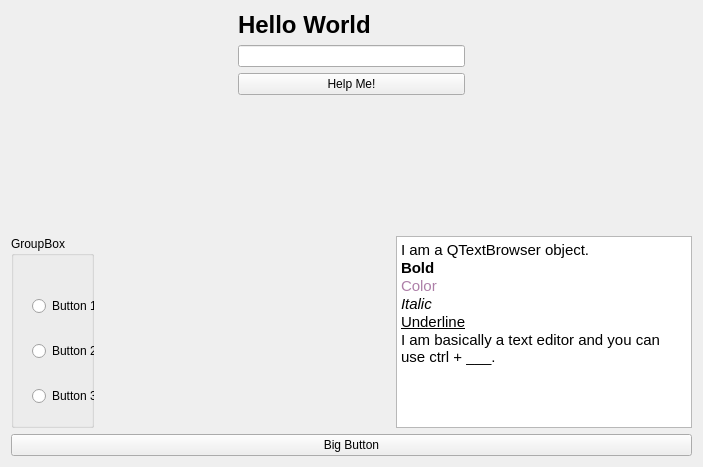
<?xml version="1.0" encoding="UTF-8"?>
<ui version="4.0">
 <class>Widget</class>
 <widget class="QWidget" name="Widget">
  <property name="geometry">
   <rect>
    <x>0</x>
    <y>0</y>
    <width>703</width>
    <height>467</height>
   </rect>
  </property>
  <property name="windowTitle">
   <string>Widget</string>
  </property>
  <layout class="QHBoxLayout" name="horizontalLayout_3">
   <item>
    <layout class="QVBoxLayout" name="verticalLayout_2">
     <item>
      <layout class="QHBoxLayout" name="horizontalLayout">
       <item>
        <spacer name="horizontalSpacer">
         <property name="orientation">
          <enum>Qt::Horizontal</enum>
         </property>
         <property name="sizeHint" stdset="0">
          <size>
           <width>40</width>
           <height>20</height>
          </size>
         </property>
        </spacer>
       </item>
       <item>
        <layout class="QVBoxLayout" name="VBoxHelloWorld">
         <item>
          <widget class="QLabel" name="titleLabel">
           <property name="font">
            <font>
             <pointsize>18</pointsize>
             <weight>75</weight>
             <bold>true</bold>
            </font>
           </property>
           <property name="text">
            <string>Hello World</string>
           </property>
          </widget>
         </item>
         <item>
          <widget class="QLineEdit" name="lineEdit"/>
         </item>
         <item>
          <widget class="QPushButton" name="helpMePushButton">
           <property name="text">
            <string>Help Me!</string>
           </property>
          </widget>
         </item>
        </layout>
       </item>
       <item>
        <spacer name="horizontalSpacer_2">
         <property name="orientation">
          <enum>Qt::Horizontal</enum>
         </property>
         <property name="sizeHint" stdset="0">
          <size>
           <width>40</width>
           <height>20</height>
          </size>
         </property>
        </spacer>
       </item>
      </layout>
     </item>
     <item>
      <spacer name="verticalSpacer">
       <property name="orientation">
        <enum>Qt::Vertical</enum>
       </property>
       <property name="sizeHint" stdset="0">
        <size>
         <width>20</width>
         <height>40</height>
        </size>
       </property>
      </spacer>
     </item>
     <item>
      <layout class="QHBoxLayout" name="horizontalLayout_2">
       <item>
        <widget class="QGroupBox" name="groupBox">
         <property name="title">
          <string>GroupBox</string>
         </property>
         <widget class="QWidget" name="">
          <property name="geometry">
           <rect>
            <x>10</x>
            <y>30</y>
            <width>191</width>
            <height>171</height>
           </rect>
          </property>
          <layout class="QVBoxLayout" name="verticalLayout">
           <item>
            <widget class="QRadioButton" name="radioButton_1">
             <property name="text">
              <string>Button 1</string>
             </property>
            </widget>
           </item>
           <item>
            <widget class="QRadioButton" name="radioButton_2">
             <property name="text">
              <string>Button 2</string>
             </property>
            </widget>
           </item>
           <item>
            <widget class="QRadioButton" name="radioButton_3">
             <property name="text">
              <string>Button 3</string>
             </property>
            </widget>
           </item>
          </layout>
         </widget>
        </widget>
       </item>
       <item>
        <spacer name="horizontalSpacer_3">
         <property name="orientation">
          <enum>Qt::Horizontal</enum>
         </property>
         <property name="sizeHint" stdset="0">
          <size>
           <width>40</width>
           <height>20</height>
          </size>
         </property>
        </spacer>
       </item>
       <item>
        <widget class="QTextBrowser" name="textBrowser">
         <property name="html">
          <string>&lt;!DOCTYPE HTML PUBLIC &quot;-//W3C//DTD HTML 4.0//EN&quot; &quot;http://www.w3.org/TR/REC-html40/strict.dtd&quot;&gt;
&lt;html&gt;&lt;head&gt;&lt;meta name=&quot;qrichtext&quot; content=&quot;1&quot; /&gt;&lt;style type=&quot;text/css&quot;&gt;
p, li { white-space: pre-wrap; }
&lt;/style&gt;&lt;/head&gt;&lt;body style=&quot; font-family:'Cantarell'; font-size:11pt; font-weight:400; font-style:normal;&quot;&gt;
&lt;p style=&quot; margin-top:0px; margin-bottom:0px; margin-left:0px; margin-right:0px; -qt-block-indent:0; text-indent:0px;&quot;&gt;I am a QTextBrowser object.&lt;/p&gt;
&lt;p style=&quot; margin-top:0px; margin-bottom:0px; margin-left:0px; margin-right:0px; -qt-block-indent:0; text-indent:0px;&quot;&gt;&lt;span style=&quot; font-weight:600;&quot;&gt;Bold&lt;/span&gt;&lt;/p&gt;
&lt;p style=&quot; margin-top:0px; margin-bottom:0px; margin-left:0px; margin-right:0px; -qt-block-indent:0; text-indent:0px;&quot;&gt;&lt;span style=&quot; color:#ad7fa8;&quot;&gt;Color&lt;/span&gt;&lt;/p&gt;
&lt;p style=&quot; margin-top:0px; margin-bottom:0px; margin-left:0px; margin-right:0px; -qt-block-indent:0; text-indent:0px;&quot;&gt;&lt;span style=&quot; font-style:italic;&quot;&gt;Italic&lt;/span&gt;&lt;/p&gt;
&lt;p style=&quot; margin-top:0px; margin-bottom:0px; margin-left:0px; margin-right:0px; -qt-block-indent:0; text-indent:0px;&quot;&gt;&lt;span style=&quot; text-decoration: underline;&quot;&gt;Underline&lt;/span&gt;&lt;/p&gt;
&lt;p style=&quot; margin-top:0px; margin-bottom:0px; margin-left:0px; margin-right:0px; -qt-block-indent:0; text-indent:0px;&quot;&gt;I am basically a text editor and you can use ctrl + ___.&lt;/p&gt;&lt;/body&gt;&lt;/html&gt;</string>
         </property>
        </widget>
       </item>
      </layout>
     </item>
     <item>
      <widget class="QPushButton" name="BigPushButton">
       <property name="text">
        <string>Big Button</string>
       </property>
      </widget>
     </item>
    </layout>
   </item>
  </layout>
 </widget>
 <layoutdefault spacing="6" margin="11"/>
 <resources/>
 <connections/>
</ui>
